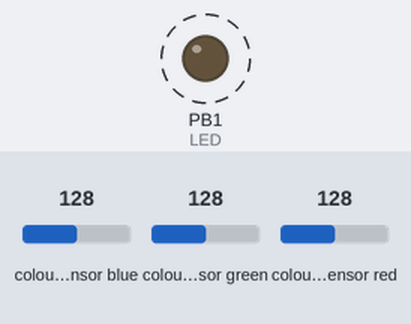
This program was run on a simulated ATmega8, built with avr-gcc and emulated at 8 MHz. Parts: output pins drawn as LEDs (lit = HIGH). Wiring (inferred from the names in the program): TCS34725 colour sensor at I2C address 0x29. Dashed ring = blinking. The inputs (shaded band) are chosen by the test bench; at power-on: colour sensor blue 128, colour sensor green 128, colour sensor red 128. What the program prints to the serial monitor is not drawn.

Above: at 0.2 s.
Timing chart, 0 to 3.0 s (numbered marks = the images above):
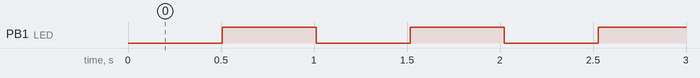

Measured:
- by itself, PB1 (LED): alternates HIGH for 0.51 s and LOW for 0.51 s

The program:

main.c
```c
#define F_CPU   8000000     // 20.MHz


#include <avr/io.h>
#include <util/delay.h>
#include <stdlib.h>
#include "i2c_master.h"

#define LED          PB1
#define DELAY        500

#define FOSC 8000000 /* MCU¸Û¯¸ ü g   */
#define BAUD 38400 /*  Ú IUSARTÎÞ°Ú°Ä ¬ x */
#define MYUBRR FOSC/16/BAUD-1 /*  Ú IUBRR l */

#define SCL 400000
#define TCS34725_WRITE 0x52
#define TCS34725_READ 0x53

// see p.21 of datasheet
#define TCS34725_COMMAND 1<<7
#define TCS34725_AUTO_INCREMENT 1<<5

void USART_Init(unsigned int baud)
{
	UBRRH = (unsigned char)(baud>>8); /* ÎÞ°Ú°Ä Ý è( ã ÊÊÞ²Ä) */
	UBRRL = (unsigned char)baud; /* ÎÞ°Ú°Ä Ý è( º ÊÊÞ²Ä) */
	UCSRC = (1<<URSEL)|(1<<USBS)|(3<<UCSZ0); /* ÌÚ°Ñ ` ® Ý è(8ËÞ¯Ä,2 â ~ËÞ¯Ä) */
	UCSRB = (1<<RXEN)|(1<<TXEN); /*    ó M   Â */
}


void USART_Transmit(unsigned int data)
{
	while ( !(UCSRA & (1<<UDRE)) ); /*    M É Õ   ó « Ò @ */
	UCSRB &= ~(1<<TXB8); /* TXB8 ð0 É ¼ Ý è */
	if (data & 0x0100) UCSRB |= (1<<TXB8); /*  æ9ËÞ¯Ä ðR17 © çTXB8 Ö ¡ Ê */
	UDR = data; /* ÃÞ°À   M(   M J n) */
}


void USART_puts(char *s)
{
	while(*s){
		USART_Transmit(*s);
		s++;
	}
}

char buffer[6];
int16_t BUFFER_TCS34725;


void init_TCS34725(void)
{
	i2c_start(TCS34725_WRITE);
	i2c_write(TCS34725_COMMAND | 0x00);
	i2c_write(0x03);
	i2c_stop();

	i2c_start(TCS34725_WRITE);
	i2c_write(TCS34725_COMMAND | 0x01);
	i2c_write(0xF6);
	i2c_stop();

	i2c_start(TCS34725_WRITE);
	i2c_write(TCS34725_COMMAND | 0x0F);
	i2c_write(0x00);
	i2c_stop();
}


void read_TCS34725(uint8_t address)
{
	i2c_start(TCS34725_WRITE);
	i2c_write(TCS34725_COMMAND | TCS34725_AUTO_INCREMENT | address);
	i2c_start(TCS34725_READ);
	BUFFER_TCS34725 = (uint16_t)(i2c_read_nack() << 8);

	i2c_start(TCS34725_WRITE);
	i2c_write(TCS34725_COMMAND | TCS34725_AUTO_INCREMENT | (address - 1));
	i2c_start(TCS34725_READ);
	BUFFER_TCS34725 |= (uint16_t)(i2c_read_nack());

	i2c_stop();
}


int main(void)
{
    i2c_init(0x02); // ( 1 / (SCL / F_CPU) - 16 ) / 2
	USART_Init(MYUBRR); /* USART   ú » */;
	init_TCS34725();

	DDRB |= _BV(LED);
	_delay_ms(DELAY);

	while(1)
	{
		read_TCS34725(0x15);
		itoa(BUFFER_TCS34725, buffer, 10);
		USART_puts(buffer);
		USART_puts(",");

		read_TCS34725(0x17);
		itoa(BUFFER_TCS34725, buffer, 10);
		USART_puts(buffer);
		USART_puts(",");

		read_TCS34725(0x19);
		itoa(BUFFER_TCS34725, buffer, 10);
		USART_puts(buffer);
		USART_puts(",");

		read_TCS34725(0x1B);
		itoa(BUFFER_TCS34725, buffer, 10);
		USART_puts(buffer);
		USART_puts("\r\n");

		PORTB ^= _BV(LED);
		_delay_ms(DELAY);
	}
}
```

i2c_master.c
```c
// (licence header left out)
#ifndef  F_CPU
#define F_CPU 16000000UL
#endif

#include <avr/io.h>
#include <util/twi.h>

#include "i2c_master.h"

#define F_SCL 100000UL // SCL frequency
#define Prescaler 1
// #define TWBR_val ((((F_CPU / F_SCL) / Prescaler) - 16 ) / 2)

void i2c_init(uint8_t TWBR_val)
{
	TWBR = TWBR_val;
}

uint8_t i2c_start(uint8_t address)
{
	// reset TWI control register
	TWCR = 0;

	/// START condition
	TWCR = (1<<TWINT) | (1<<TWSTA) | (1<<TWEN);
	// wait for end of transmission
	while( !(TWCR & (1<<TWINT)) );

	// check if the start condition was successfully transmitted
	if((TWSR & 0xF8) != TW_START){ return 1; }
	//////////////////////////////////////////////////////////////////////////

	/// Slave Address
	TWDR = address;
	// start transmission of address
	TWCR = (1<<TWINT) | (1<<TWEN);
	// wait for end of transmission
	while( !(TWCR & (1<<TWINT)) );
	//////////////////////////////////////////////////////////////////////////

	/// Acknowledge
	uint8_t twst = TW_STATUS & 0xF8;
	if ( (twst != TW_MT_SLA_ACK) && (twst != TW_MR_SLA_ACK) ) return 1;
	//////////////////////////////////////////////////////////////////////////

	return 0;
}

uint8_t i2c_write(uint8_t data)
{
	// load data into data register
	TWDR = data;
	// start transmission of data
	TWCR = (1<<TWINT) | (1<<TWEN);
	// wait for end of transmission
	while( !(TWCR & (1<<TWINT)) );

	if( (TWSR & 0xF8) != TW_MT_DATA_ACK ){ return 1; }

	return 0;
}

uint8_t i2c_read_ack(void)
{

	// start TWI module and acknowledge data after reception
	TWCR = (1<<TWINT) | (1<<TWEN) | (1<<TWEA);
	// wait for end of transmission
	while( !(TWCR & (1<<TWINT)) );
	// return received data from TWDR
	return TWDR;
}

uint8_t i2c_read_nack(void)
{

	// start receiving without acknowledging reception
	TWCR = (1<<TWINT) | (1<<TWEN);
	// wait for end of transmission
	while( !(TWCR & (1<<TWINT)) );
	// return received data from TWDR
	return TWDR;
}

uint8_t i2c_transmit(uint8_t address, uint8_t* data, uint16_t length)
{
	if (i2c_start(address | I2C_WRITE)) return 1;

	for (uint16_t i = 0; i < length; i++)
	{
		if (i2c_write(data[i])) return 1;
	}

	i2c_stop();

	return 0;
}

uint8_t i2c_receive(uint8_t address, uint8_t* data, uint16_t length)
{
	if (i2c_start(address | I2C_READ)) return 1;

	for (uint16_t i = 0; i < (length-1); i++)
	{
		data[i] = i2c_read_ack();
	}
	data[(length-1)] = i2c_read_nack();

	i2c_stop();

	return 0;
}

uint8_t i2c_writeReg(uint8_t devaddr, uint8_t regaddr, uint8_t* data, uint16_t length)
{
	if (i2c_start(devaddr | 0x00)) return 1;

	i2c_write(regaddr);

	for (uint16_t i = 0; i < length; i++)
	{
		if (i2c_write(data[i])) return 1;
	}

	i2c_stop();

	return 0;
}

uint8_t i2c_readReg(uint8_t devaddr, uint8_t regaddr, uint8_t* data, uint16_t length)
{
	if (i2c_start(devaddr)) return 1;

	i2c_write(regaddr);

	if (i2c_start(devaddr | 0x01)) return 1;

	for (uint16_t i = 0; i < (length-1); i++)
	{
		data[i] = i2c_read_ack();
	}
	data[(length-1)] = i2c_read_nack();

	i2c_stop();

	return 0;
}

void i2c_stop(void)
{
	// transmit STOP condition
	TWCR = (1<<TWINT) | (1<<TWEN) | (1<<TWSTO);
}
```

i2c_master.h
```c
// (licence header left out)
#ifndef I2C_MASTER_H
#define I2C_MASTER_H

#include <stdint.h>

#define I2C_READ 0x01
#define I2C_WRITE 0x00

void i2c_init(uint8_t TWBR_val);
uint8_t i2c_start(uint8_t address);
uint8_t i2c_write(uint8_t data);
uint8_t i2c_read_ack(void);
uint8_t i2c_read_nack(void);
uint8_t i2c_transmit(uint8_t address, uint8_t* data, uint16_t length);
uint8_t i2c_receive(uint8_t address, uint8_t* data, uint16_t length);
uint8_t i2c_writeReg(uint8_t devaddr, uint8_t regaddr, uint8_t* data, uint16_t length);
uint8_t i2c_readReg(uint8_t devaddr, uint8_t regaddr, uint8_t* data, uint16_t length);
void i2c_stop(void);

#endif // I2C_MASTER_H
```
